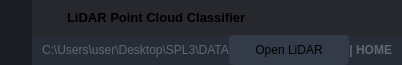
        <widget class="QFrame" name="frame_top">
         <property name="minimumSize">
          <size>
           <width>0</width>
           <height>65</height>
          </size>
         </property>
         <property name="maximumSize">
          <size>
           <width>16777215</width>
           <height>65</height>
          </size>
         </property>
         <property name="styleSheet">
          <string notr="true">background-color: transparent;</string>
         </property>
         <property name="frameShape">
          <enum>QFrame::NoFrame</enum>
         </property>
         <property name="frameShadow">
          <enum>QFrame::Raised</enum>
         </property>
         <layout class="QHBoxLayout" name="horizontalLayout_3">
          <property name="spacing">
           <number>0</number>
          </property>
          <property name="leftMargin">
           <number>0</number>
          </property>
          <property name="topMargin">
           <number>0</number>
          </property>
          <property name="rightMargin">
           <number>0</number>
          </property>
          <property name="bottomMargin">
           <number>0</number>
          </property>
          <item>
           <widget class="QFrame" name="frame_toggle">
            <property name="maximumSize">
             <size>
              <width>70</width>
              <height>16777215</height>
             </size>
            </property>
            <property name="styleSheet">
             <string notr="true">background-color: rgb(27, 29, 35);</string>
            </property>
            <property name="frameShape">
             <enum>QFrame::NoFrame</enum>
            </property>
            <property name="frameShadow">
             <enum>QFrame::Raised</enum>
            </property>
            <layout class="QVBoxLayout" name="verticalLayout_3">
             <property name="spacing">
              <number>0</number>
             </property>
             <property name="leftMargin">
              <number>0</number>
             </property>
             <property name="topMargin">
              <number>0</number>
             </property>
             <property name="rightMargin">
              <number>0</number>
             </property>
             <property name="bottomMargin">
              <number>0</number>
             </property>
             <item>
              <widget class="QPushButton" name="btn_toggle_menu">
               <property name="sizePolicy">
                <sizepolicy hsizetype="Expanding" vsizetype="Expanding">
                 <horstretch>0</horstretch>
                 <verstretch>0</verstretch>
                </sizepolicy>
               </property>
               <property name="styleSheet">
                <string notr="true">QPushButton {
	background-image: url(:/24x24/icons/24x24/cil-menu.png);
	background-position: center;
	background-repeat: no-reperat;
	border: none;
	background-color: rgb(27, 29, 35);
}
QPushButton:hover {
	background-color: rgb(33, 37, 43);
}
QPushButton:pressed {	
	background-color: rgb(85, 170, 255);
}</string>
               </property>
               <property name="text">
                <string/>
               </property>
              </widget>
             </item>
            </layout>
           </widget>
          </item>
          <item>
           <widget class="QFrame" name="frame_top_right">
            <property name="styleSheet">
             <string notr="true">background: transparent;</string>
            </property>
            <property name="frameShape">
             <enum>QFrame::NoFrame</enum>
            </property>
            <property name="frameShadow">
             <enum>QFrame::Raised</enum>
            </property>
            <layout class="QVBoxLayout" name="verticalLayout_2">
             <property name="spacing">
              <number>0</number>
             </property>
             <property name="leftMargin">
              <number>0</number>
             </property>
             <property name="topMargin">
              <number>0</number>
             </property>
             <property name="rightMargin">
              <number>0</number>
             </property>
             <property name="bottomMargin">
              <number>0</number>
             </property>
             <item>
              <widget class="QFrame" name="frame_top_btns">
               <property name="maximumSize">
                <size>
                 <width>16777215</width>
                 <height>42</height>
                </size>
               </property>
               <property name="styleSheet">
                <string notr="true">background-color: rgba(27, 29, 35, 200)</string>
               </property>
               <property name="frameShape">
                <enum>QFrame::NoFrame</enum>
               </property>
               <property name="frameShadow">
                <enum>QFrame::Raised</enum>
               </property>
               <layout class="QHBoxLayout" name="horizontalLayout_4">
                <property name="spacing">
                 <number>0</number>
                </property>
                <property name="leftMargin">
                 <number>0</number>
                </property>
                <property name="topMargin">
                 <number>0</number>
                </property>
                <property name="rightMargin">
                 <number>0</number>
                </property>
                <property name="bottomMargin">
                 <number>0</number>
                </property>
                <item>
                 <widget class="QFrame" name="frame_label_top_btns">
                  <property name="sizePolicy">
                   <sizepolicy hsizetype="Expanding" vsizetype="Preferred">
                    <horstretch>0</horstretch>
                    <verstretch>0</verstretch>
                   </sizepolicy>
                  </property>
                  <property name="frameShape">
                   <enum>QFrame::NoFrame</enum>
                  </property>
                  <property name="frameShadow">
                   <enum>QFrame::Raised</enum>
                  </property>
                  <layout class="QHBoxLayout" name="horizontalLayout_10">
                   <property name="spacing">
                    <number>0</number>
                   </property>
                   <property name="leftMargin">
                    <number>5</number>
                   </property>
                   <property name="topMargin">
                    <number>0</number>
                   </property>
                   <property name="rightMargin">
                    <number>10</number>
                   </property>
                   <property name="bottomMargin">
                    <number>0</number>
                   </property>
                   <item>
                    <widget class="QFrame" name="frame_icon_top_bar">
                     <property name="maximumSize">
                      <size>
                       <width>30</width>
                       <height>30</height>
                      </size>
                     </property>
                     <property name="styleSheet">
                      <string notr="true">background: transparent;
background-image: url(:/16x16/icons/16x16/cil-terminal.png);
background-position: center;
background-repeat: no-repeat;
</string>
                     </property>
                     <property name="frameShape">
                      <enum>QFrame::StyledPanel</enum>
                     </property>
                     <property name="frameShadow">
                      <enum>QFrame::Raised</enum>
                     </property>
                    </widget>
                   </item>
                   <item>
                    <widget class="QLabel" name="label_title_bar_top">
                     <property name="font">
                      <font>
                       <family>Segoe UI</family>
                       <pointsize>10</pointsize>
                       <weight>75</weight>
                       <bold>true</bold>
                      </font>
                     </property>
                     <property name="styleSheet">
                      <string notr="true">background: transparent;
</string>
                     </property>
                     <property name="text">
                      <string>LiDAR Point Cloud Classifier</string>
                     </property>
                    </widget>
                   </item>
                  </layout>
                 </widget>
                </item>
                <item alignment="Qt::AlignRight">
                 <widget class="QFrame" name="frame_btns_right">
                  <property name="sizePolicy">
                   <sizepolicy hsizetype="Expanding" vsizetype="Preferred">
                    <horstretch>0</horstretch>
                    <verstretch>0</verstretch>
                   </sizepolicy>
                  </property>
                  <property name="maximumSize">
                   <size>
                    <width>120</width>
                    <height>16777215</height>
                   </size>
                  </property>
                  <property name="frameShape">
                   <enum>QFrame::NoFrame</enum>
                  </property>
                  <property name="frameShadow">
                   <enum>QFrame::Raised</enum>
                  </property>
                  <layout class="QHBoxLayout" name="horizontalLayout_5">
                   <property name="spacing">
                    <number>0</number>
                   </property>
                   <property name="leftMargin">
                    <number>0</number>
                   </property>
                   <property name="topMargin">
                    <number>0</number>
                   </property>
                   <property name="rightMargin">
                    <number>0</number>
                   </property>
                   <property name="bottomMargin">
                    <number>0</number>
                   </property>
                   <item>
                    <widget class="QPushButton" name="btn_minimize">
                     <property name="sizePolicy">
                      <sizepolicy hsizetype="Minimum" vsizetype="Expanding">
                       <horstretch>0</horstretch>
                       <verstretch>0</verstretch>
                      </sizepolicy>
                     </property>
                     <property name="minimumSize">
                      <size>
                       <width>40</width>
                       <height>0</height>
                      </size>
                     </property>
                     <property name="maximumSize">
                      <size>
                       <width>40</width>
                       <height>16777215</height>
                      </size>
                     </property>
                     <property name="toolTip">
                      <string>Minimize</string>
                     </property>
                     <property name="styleSheet">
                      <string notr="true">QPushButton {	
	border: none;
	background-color: transparent;
}
QPushButton:hover {
	background-color: rgb(52, 59, 72);
}
QPushButton:pressed {	
	background-color: rgb(85, 170, 255);
}</string>
                     </property>
                     <property name="text">
                      <string/>
                     </property>
                     <property name="icon">
                      <iconset>
                       <normaloff>:/16x16/icons/16x16/cil-window-minimize.png</normaloff>:/16x16/icons/16x16/cil-window-minimize.png</iconset>
                     </property>
                    </widget>
                   </item>
                   <item>
                    <widget class="QPushButton" name="btn_maximize_restore">
                     <property name="sizePolicy">
                      <sizepolicy hsizetype="Minimum" vsizetype="Expanding">
                       <horstretch>0</horstretch>
                       <verstretch>0</verstretch>
                      </sizepolicy>
                     </property>
                     <property name="minimumSize">
                      <size>
                       <width>40</width>
                       <height>0</height>
                      </size>
                     </property>
                     <property name="maximumSize">
                      <size>
                       <width>40</width>
                       <height>16777215</height>
                      </size>
                     </property>
                     <property name="toolTip">
                      <string>Maximize</string>
                     </property>
                     <property name="styleSheet">
                      <string notr="true">QPushButton {	
	border: none;
	background-color: transparent;
}
QPushButton:hover {
	background-color: rgb(52, 59, 72);
}
QPushButton:pressed {	
	background-color: rgb(85, 170, 255);
}</string>
                     </property>
                     <property name="text">
                      <string/>
                     </property>
                     <property name="icon">
                      <iconset>
                       <normaloff>:/16x16/icons/16x16/cil-window-maximize.png</normaloff>:/16x16/icons/16x16/cil-window-maximize.png</iconset>
                     </property>
                    </widget>
                   </item>
                   <item>
                    <widget class="QPushButton" name="btn_close">
                     <property name="sizePolicy">
                      <sizepolicy hsizetype="Minimum" vsizetype="Expanding">
                       <horstretch>0</horstretch>
                       <verstretch>0</verstretch>
                      </sizepolicy>
                     </property>
                     <property name="minimumSize">
                      <size>
                       <width>40</width>
                       <height>0</height>
                      </size>
                     </property>
                     <property name="maximumSize">
                      <size>
                       <width>40</width>
                       <height>16777215</height>
                      </size>
                     </property>
                     <property name="toolTip">
                      <string>Close</string>
                     </property>
                     <property name="styleSheet">
                      <string notr="true">QPushButton {	
	border: none;
	background-color: transparent;
}
QPushButton:hover {
	background-color: rgb(52, 59, 72);
}
QPushButton:pressed {	
	background-color: rgb(85, 170, 255);
}</string>
                     </property>
                     <property name="text">
                      <string/>
                     </property>
                     <property name="icon">
                      <iconset>
                       <normaloff>:/16x16/icons/16x16/cil-x.png</normaloff>:/16x16/icons/16x16/cil-x.png</iconset>
                     </property>
                    </widget>
                   </item>
                  </layout>
                 </widget>
                </item>
               </layout>
              </widget>
             </item>
             <item>
              <widget class="QFrame" name="frame_top_info">
               <property name="maximumSize">
                <size>
                 <width>16777215</width>
                 <height>65</height>
                </size>
               </property>
               <property name="styleSheet">
                <string notr="true">background-color: rgb(39, 44, 54);</string>
               </property>
               <property name="frameShape">
                <enum>QFrame::NoFrame</enum>
               </property>
               <property name="frameShadow">
                <enum>QFrame::Raised</enum>
               </property>
               <layout class="QHBoxLayout" name="horizontalLayout_8">
                <property name="spacing">
                 <number>0</number>
                </property>
                <property name="leftMargin">
                 <number>10</number>
                </property>
                <property name="topMargin">
                 <number>0</number>
                </property>
                <property name="rightMargin">
                 <number>10</number>
                </property>
                <property name="bottomMargin">
                 <number>0</number>
                </property>
                <item>
                 <widget class="QLabel" name="label_top_info_1">
                  <property name="maximumSize">
                   <size>
                    <width>16777215</width>
                    <height>15</height>
                   </size>
                  </property>
                  <property name="font">
                   <font>
                    <family>Segoe UI</family>
                   </font>
                  </property>
                  <property name="styleSheet">
                   <string notr="true">color: rgb(98, 103, 111); </string>
                  </property>
                  <property name="text">
                   <string>C:\Users\user\Desktop\SPL3\DATA</string>
                  </property>
                 </widget>
                </item>
                <item>
                 <widget class="QPushButton" name="pushButton">
                  <property name="minimumSize">
                   <size>
                    <width>120</width>
                    <height>30</height>
                   </size>
                  </property>
                  <property name="font">
                   <font>
                    <family>Segoe UI</family>
                    <pointsize>9</pointsize>
                    <weight>50</weight>
                    <bold>false</bold>
                   </font>
                  </property>
                  <property name="styleSheet">
                   <string notr="true">QPushButton {
	border: 2px solid rgb(52, 59, 72);
	border-radius: 5px;	
	background-color: rgb(52, 59, 72);
}
QPushButton:hover {
	background-color: rgb(57, 65, 80);
	border: 2px solid rgb(61, 70, 86);
}
QPushButton:pressed {	
	background-color: rgb(35, 40, 49);
	border: 2px solid rgb(43, 50, 61);
}</string>
                  </property>
                  <property name="text">
                   <string>Open LiDAR</string>
                  </property>
                  <property name="icon">
                   <iconset>
                    <normaloff>:/16x16/icons/16x16/cil-folder-open.png</normaloff>:/16x16/icons/16x16/cil-folder-open.png</iconset>
                  </property>
                 </widget>
                </item>
                <item>
                 <widget class="QLabel" name="label_top_info_2">
                  <property name="minimumSize">
                   <size>
                    <width>0</width>
                    <height>0</height>
                   </size>
                  </property>
                  <property name="maximumSize">
                   <size>
                    <width>250</width>
                    <height>20</height>
                   </size>
                  </property>
                  <property name="font">
                   <font>
                    <family>Segoe UI</family>
                    <weight>75</weight>
                    <bold>true</bold>
                   </font>
                  </property>
                  <property name="styleSheet">
                   <string notr="true">color: rgb(98, 103, 111);</string>
                  </property>
                  <property name="text">
                   <string>| HOME</string>
                  </property>
                  <property name="alignment">
                   <set>Qt::AlignRight|Qt::AlignTrailing|Qt::AlignVCenter</set>
                  </property>
                 </widget>
                </item>
               </layout>
              </widget>
             </item>
            </layout>
           </widget>
          </item>
         </layout>
        </widget>
